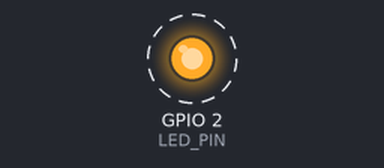
The sketch below on a simulated ESP32. Parts: output pins drawn as LEDs (lit = HIGH). Dashed ring = blinking. What the sketch prints to the serial monitor is not drawn.

Above: at 0.5 s.
Timing chart, 0 to 4.6 s (numbered marks = the images above):
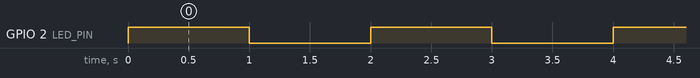

The sketch:

esp32_check.ino
```cpp
#define LED_PIN 2

void setup() {
  Serial.begin(115200);
  pinMode(LED_PIN, OUTPUT);

  Serial.print("Testing ESP32...");
  Serial.println("Serial communication is working");
}

void loop() {
  digitalWrite(LED_PIN, HIGH);
  Serial.print("LED ON\n");
  delay(1000);

  digitalWrite(LED_PIN, LOW);
  Serial.print("LED OFF\n");
  Serial.print("ESP32 is working 😝!\n");
  delay(1000);
}
```

Measured:
- by itself, GPIO 2 (LED_PIN): alternates HIGH for 1.0 s and LOW for 1.0 s
